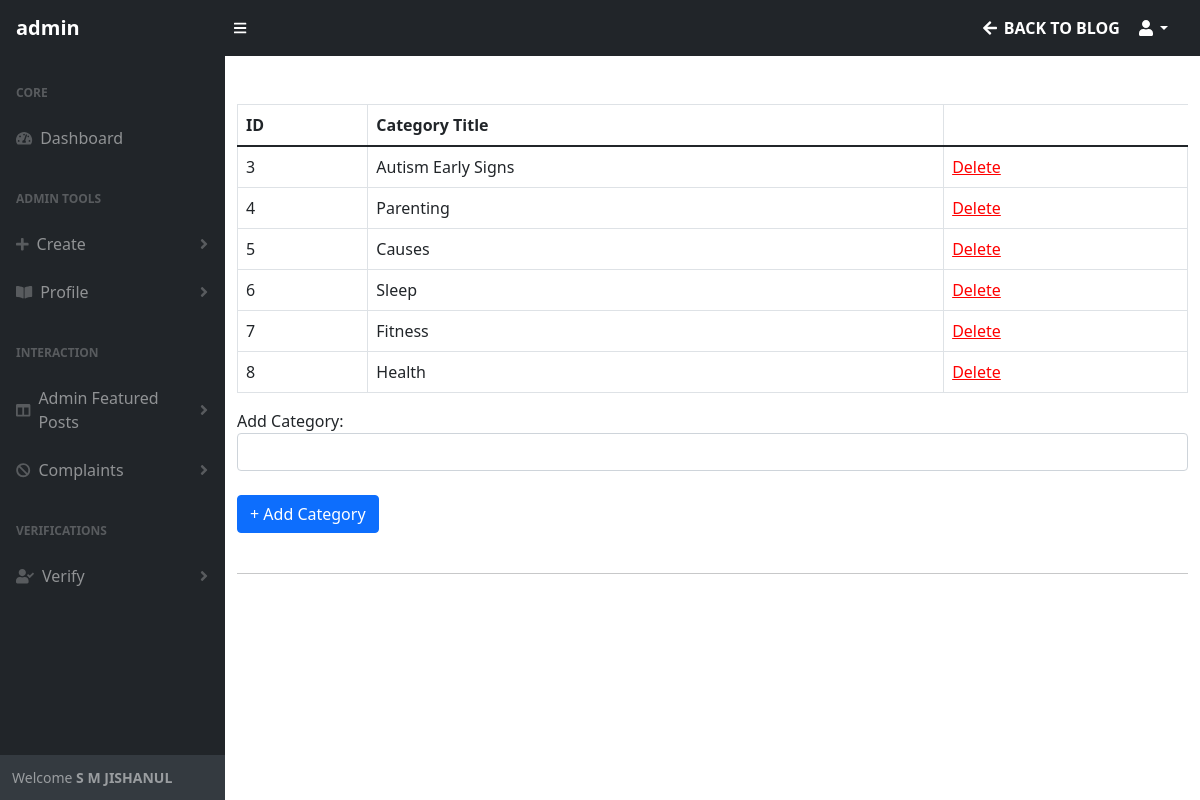
The app's page /admin/categories.php (signed in), older data.
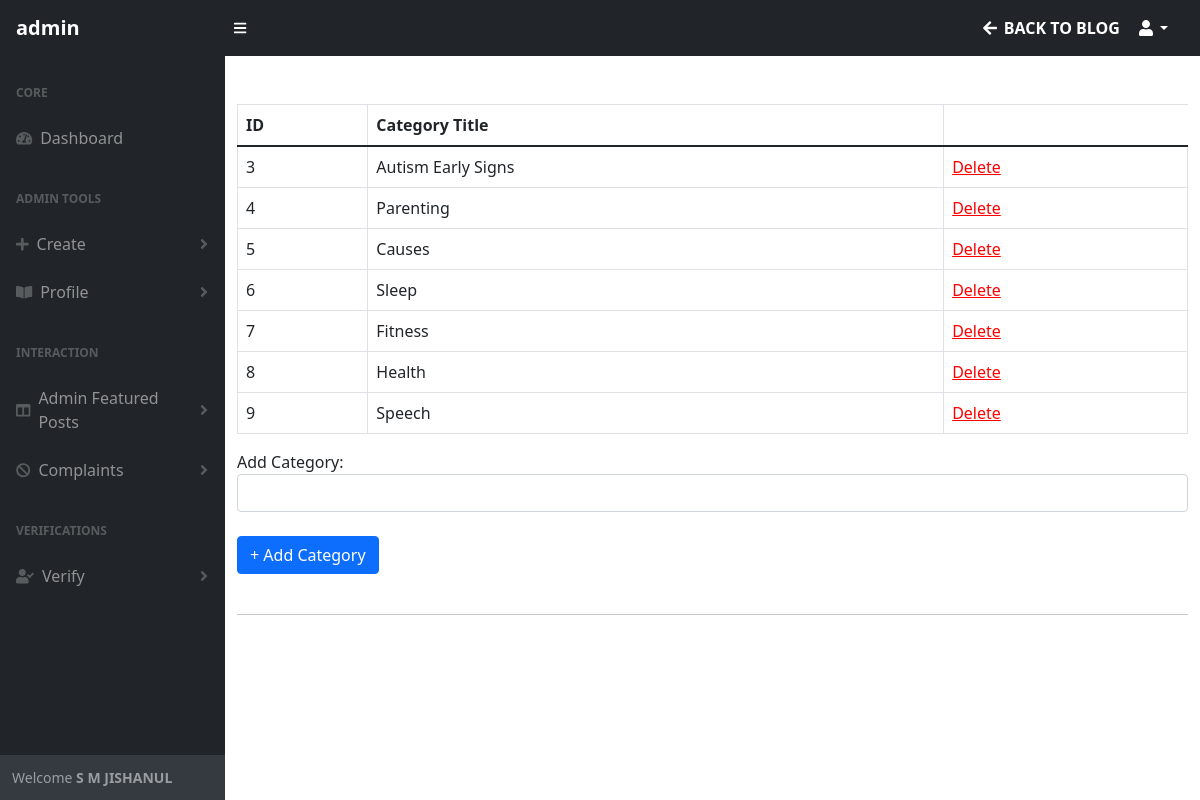
The same page, newer data.
### tables this page shows
CREATE TABLE `blog_categories` (
  `cat_id` int(11) NOT NULL,
  `name` varchar(255) NOT NULL
);

### admin/includes/functions.php (the view, shortened to what this page needs)
<?php
function getAllCategories()
{
    global $connection;
    $query = "SELECT * FROM blog_categories";
    $res = mysqli_query($connection, $query) or die("Failed" . mysqli_error($connection));
    if ($res) {
        while ($row = mysqli_fetch_assoc($res)) {
            echo "
            <tr>
                <td>{$row['cat_id']}</td>
                <td>{$row['name']}</td>
                <td><a style='color: red;' href=categories.php?id={$row['cat_id']}>Delete</a></td>
            </tr>
            ";
        }
    }
}

Row changes from the older to the newer data that the page shows:
added blog_categories: cat_id "9", name "Speech"
